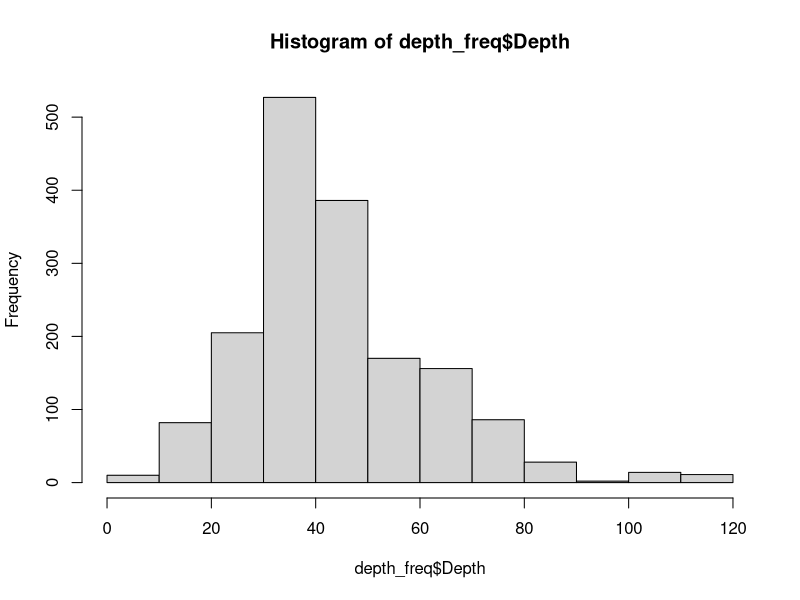
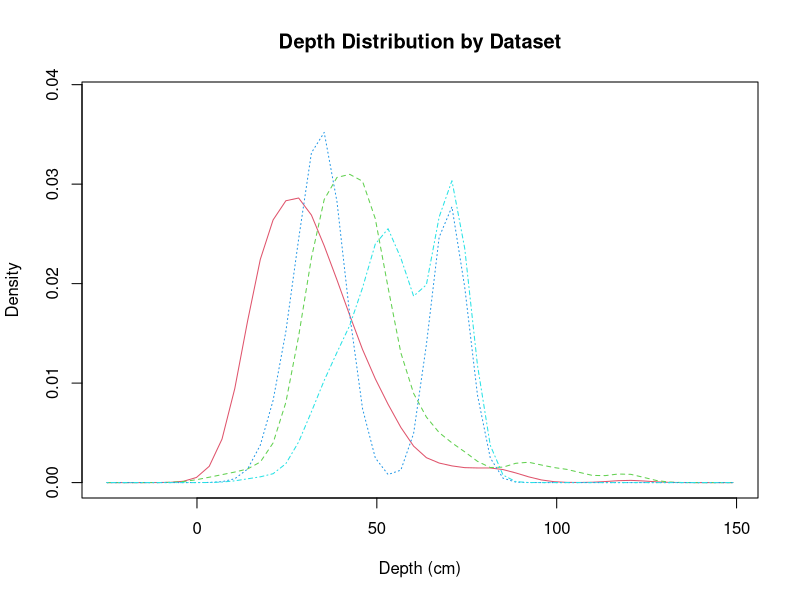

Source code (R) for these figures, in order: (Note: this script raises an error after producing the figures.)
### histogram probability scale and center

library(tidyverse)
library(dplyr)
library(sm)

## work flow
## histograms as probability
## density or probability?
## scale and center using mean depth

## upload data 
## Depth
## Adult

ad_depth_con <- read.csv("output_data/bio/01_adult_depth_continuous_updated.csv")
ad_depth_cat <- read.csv("output_data/bio/01_adult_depth_categorical.csv")
juv_depth_con <- read.csv("output_data/bio/01_juvenile_depth_continous.csv")
juv_depth_cat <- read.csv("output_data/bio/01_juvenile_depth_categorical.csv")
sp_depth_cat <- read.csv("output_data/bio/01_spawning_depth_continous.csv")

## combine data
all_depth <- rbind(ad_depth_con, ad_depth_cat)

## uncount data into frequency

depth_freq <- all_depth %>% 
  uncount(Abundance)
hist(depth_freq$Depth)

##look at different data sets

## compare different data sets
### get numbers for datasets
unique(depth_freq$Dataset)
tx <- depth_freq$Dataset == "Thompson"
sx <- depth_freq$Dataset == "Saiki"
wx <- depth_freq$Dataset == "Wulff"
swx <- depth_freq$Dataset == "SAWA"
smx <- depth_freq$Dataset == "SMEA"

depth_freq$Dataset_num[tx] <- 1
depth_freq$Dataset_num[sx] <- 2
depth_freq$Dataset_num[wx] <- 3
depth_freq$Dataset_num[swx] <- 4
depth_freq$Dataset_num[smx] <- 5

attach(depth_freq)

# create value labels
data.f <- factor(Dataset_num, levels= 1:5,
                 labels = c("Thompson", "Saiki", "Wulff", "SAWA", "SMEA"))
data.f
str(Depth)
as.vector(Depth)
# plot densities
sm.density.compare(as.vector(Depth), Dataset_num, xlab="Depth (cm)")
title(main="Depth Distribution by Dataset")

# add legend via mouse click
colfill<-c(2:(2+length(levels(data.f))))
legend(locator(1), levels(data.f), fill=colfill)


### histogram

x <-depth_freq$Depth
h<-hist(x, breaks=10, col="red", xlab="Depth (cm)",
        main="Histogram with Normal Curve")
xfit<-seq(min(x),max(x),length=130)
yfit<-dnorm(xfit,mean=mean(x),sd=sd(x))
yfit <- yfit*diff(h$mids[1:2])*length(x)
lines(xfit, yfit, col="blue", lwd=2)
plot(density(depth_freq$Depth))


## histogram with probability and prob dist curve
x <-depth_freq$Depth
h <- hist(x)
h$counts=(h$counts/sum(h$counts))
plot(h, xlab="Depth (cm)", ylab = "Probability")
par(new=TRUE)
xfit<-seq(min(x),max(x),length=120)
yfit<-dnorm(xfit,mean=mean(x),sd=sd(x)) ## gives density
# yfit <- yfit*diff(h$mids[1:2])*length(x) ## relates density back to frequency
#plot the line with no axes or labels
plot(xfit, yfit, axes=FALSE, xlab='', ylab='', type='l', col='red' )
#add these now with axis
axis(4, at=pretty(range(yfit)))

# ## histogram with probability and density - don't know how to get prob distribution of density
# x <-depth_freq$Depth
# d <- density(depth_freq$Depth)
# h <- hist(x, plot=FALSE)
# h$counts=(h$counts/sum(h$counts))
# plot(h, xlab="Depth (cm)", ylab = "Probability", main="Adult/Depth: Histogram & Density Probability")
# par(new=TRUE)
# plot(d,axes=FALSE, xlab='', ylab='', type='l', col='red', main='')
# axis(4, at=pretty(range(d$y)))

### probability histogram with prob curve on density

# x <-depth_freq$Depth
# h <- hist(x)
# h$counts=(h$counts/sum(h$counts))
# plot(h, xlab="Depth (cm)", ylab = "Probability")
# par(new=TRUE)
# xfit<-seq(min(x),max(x),length=120)
# # yfit<-dnorm(xfit,mean=mean(x),sd=sd(x))
# yfitd<-density(dnorm(xfit, mean=mean(x), sd=sd(x)))
# plot(yfitd,axes=FALSE, xlab='', ylab='', type='l', col='red', main='')
# axis(4, at=pretty(range(yfitd$y))) ## doesn't work!!!!

### scale and center
## histogram with percentage of observations and prob dist curve -THIS IS THE ONE WE WANT!!!!!!
mean ## 33.5929
scaled_x <-scale(depth_freq$Depth, scale=T, center=T)
scaled_x
h <- hist(scaled_x)
h$counts=(h$counts/sum(h$counts))*100
plot(h, xlab="Distance from mean Depth", ylab = "Percentage of observations",main = "Adult/Depth: Probability curve")
par(new=TRUE)
xfit<-seq(min(scaled_x),max(scaled_x),length=120)
yfit<-dnorm(xfit,mean=mean(scaled_x),sd=sd(scaled_x))
#plot the line with no axes or labels
plot(xfit, yfit, axes=FALSE, xlab='', ylab='', type='l', col='red' )
#add these now with axis
axis(4, at=pretty(range(yfit)))
## don't think we need the probability of histogram, as probability of scaled/centered makes more sense

## again with frequency - - 

# # mean ## 33.5929
# depth_freq$Scaled_Depth <-scale(depth_freq$Depth, scale=T, center=T)
# scaled_x <- depth_freq$Scaled_Depth
# h <- hist(scaled_x)
# # h$counts=(h$counts/sum(h$counts))
# plot(h,  xlab="Distance from mean Depth", ylab = "Freq. of observations", main = "Adult/Depth: Probability curve")
# par(new=TRUE)
# xfit<-seq(min(scaled_x),max(scaled_x),length=120)
# yfit<-dnorm(xfit,mean=mean(scaled_x),sd=sd(scaled_x))
# #plot the line with no axes or labels
# plot(xfit, yfit, axes=FALSE, xlab='', ylab='', type='l', col='red' )
# #add these now with axis
# axis(4, at=pretty(range(yfit)))
# # axis(1, at=pretty(seq(0,120,1)))
# ?axis ## need a label
# 
# ## get probabilities of a certain depth
# dnorm(-1, mean=mean(scaled_x),sd=sd(scaled_x))
# 0.2419707

### juvenile

juv_depth_con <- read.csv("output_data/bio/01_juvenile_depth_continous.csv")
juv_depth_cat <- read.csv("output_data/bio/01_juvenile_depth_categorical.csv")
# sp_depth_cat <- read.csv("output_data/bio/01_spawning_depth_continuous.csv")

## combine data
all_depth <- rbind(juv_depth_con, juv_depth_cat)


## uncount data into frequency

depth_freq <- all_depth %>% 
  uncount(Abundance)
hist(depth_freq$Depth)

##look at different data sets

## compare different data sets
### get numbers for datasets
unique(depth_freq$Dataset)
sx <- depth_freq$Dataset == "Saiki"
smx <- depth_freq$Dataset == "SMEA"

depth_freq$Dataset_num[sx] <- 1
depth_freq$Dataset_num[smx] <- 2


attach(depth_freq)

# create value labels
data.f <- factor(Dataset_num, levels= 1:2,
                 labels = c("Saiki", "SMEA"))
data.f
str(Depth)
as.vector(Depth)
# plot densities
sm.density.compare(as.vector(Depth), Dataset_num, xlab="Depth (cm)")
title(main="Depth Distribution by Dataset (Juvenile)")

# add legend via mouse click
colfill<-c(2:(2+length(levels(data.f))))
legend(locator(1), levels(data.f), fill=colfill)

## again with frequency - - THIS IS THE ONE WE WANT!!!!!!

# mean ## 36.55253
depth_freq$Scaled_Depth <-scale(depth_freq$Depth, scale=T, center=T)
scaled_x <- depth_freq$Scaled_Depth
h <- hist(scaled_x)
h$counts=(h$counts/sum(h$counts))*100
plot(h,  xlab="Distance from mean Depth", ylab = "Percentage of observations", main = "Juvenile/Depth: Probability curve")
par(new=TRUE)
xfit<-seq(min(scaled_x),max(scaled_x),length=120)
yfit<-dnorm(xfit,mean=mean(scaled_x),sd=sd(scaled_x))
#plot the line with no axes or labels
plot(xfit, yfit, axes=FALSE, xlab='', ylab='', type='l', col='red' )
#add these now with axis
axis(4, at=pretty(range(yfit)))
# axis(1, at=pretty(seq(0,120,1)))
?axis ## need a label
h$breaks
## get probabilities of a certain depth
dnorm(-1, mean=mean(scaled_x),sd=sd(scaled_x))
# 0.2419707

max(depth_freq$Depth)
min(depth_freq$Depth)
